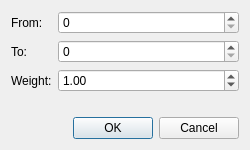
<?xml version="1.0" encoding="UTF-8"?>
<ui version="4.0">
    <class>AddEdgeDialog</class>
    <widget class="QDialog" name="AddEdgeDialog">
        <property name="geometry">
            <rect>
                <x>0</x>
                <y>0</y>
                <width>250</width>
                <height>150</height>
            </rect>
        </property>
        <property name="windowTitle">
            <string>Add edge</string>
        </property>
        <property name="modal">
            <bool>true</bool>
        </property>
        <layout class="QVBoxLayout" name="verticalLayout">
            <item>
                <layout class="QFormLayout" name="formLayout">
                    <item row="0" column="0">
                        <widget class="QLabel" name="label">
                            <property name="text">
                                <string>From:</string>
                            </property>
                        </widget>
                    </item>
                    <item row="0" column="1">
                        <widget class="QSpinBox" name="fromSpinBox"/>
                    </item>
                    <item row="1" column="0">
                        <widget class="QLabel" name="label_2">
                            <property name="text">
                                <string>To:</string>
                            </property>
                        </widget>
                    </item>
                    <item row="1" column="1">
                        <widget class="QSpinBox" name="toSpinBox"/>
                    </item>
                    <item row="2" column="0">
                        <widget class="QLabel" name="weightLabel">
                            <property name="text">
                                <string>Weight:</string>
                            </property>
                        </widget>
                    </item>
                    <item row="2" column="1">
                        <widget class="QDoubleSpinBox" name="weightSpinBox">
                            <property name="decimals">
                                <number>2</number>
                            </property>
                            <property name="minimum">
                                <double>-10000.0</double>
                            </property>
                            <property name="maximum">
                                <double>10000.0</double>
                            </property>
                            <property name="value">
                                <double>1.0</double>
                            </property>
                        </widget>
                    </item>
                </layout>
            </item>
            <item>
                <widget class="QDialogButtonBox" name="buttonBox">
                    <property name="orientation">
                        <enum>Qt::Horizontal</enum>
                    </property>
                    <property name="standardButtons">
                        <set>QDialogButtonBox::Cancel|QDialogButtonBox::Ok</set>
                    </property>
                </widget>
            </item>
        </layout>
    </widget>
    <resources/>
    <connections>
        <connection>
            <sender>buttonBox</sender>
            <signal>accepted()</signal>
            <receiver>AddEdgeDialog</receiver>
            <slot>accept()</slot>
            <hints>
                <hint type="sourcelabel">
                    <x>248</x>
                    <y>254</y>
                </hint>
                <hint type="destinationlabel">
                    <x>157</x>
                    <y>274</y>
                </hint>
            </hints>
        </connection>
        <connection>
            <sender>buttonBox</sender>
            <signal>rejected()</signal>
            <receiver>AddEdgeDialog</receiver>
            <slot>reject()</slot>
            <hints>
                <hint type="sourcelabel">
                    <x>316</x>
                    <y>260</y>
                </hint>
                <hint type="destinationlabel">
                    <x>286</x>
                    <y>274</y>
                </hint>
            </hints>
        </connection>
    </connections>
</ui>
